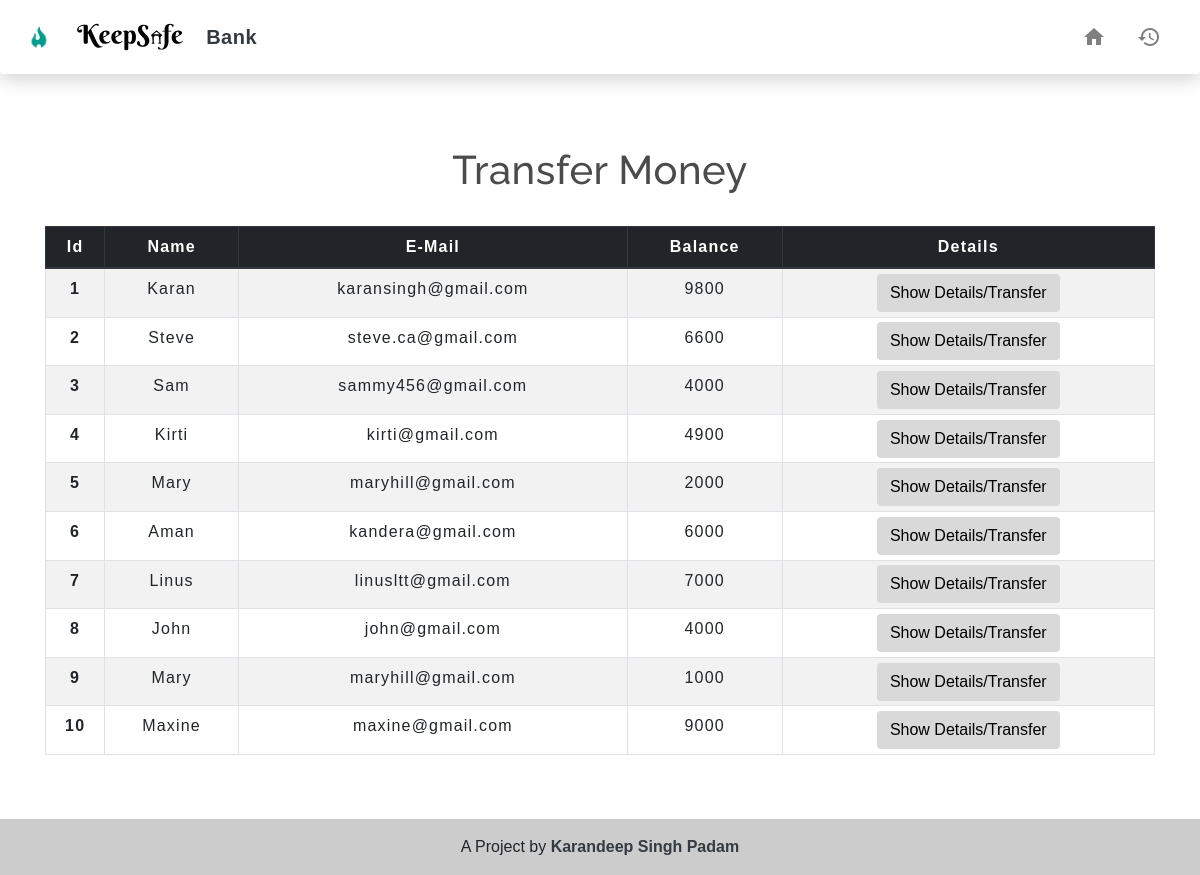
The app's page /transfermoney.php with its own data.
### tables this page shows
CREATE TABLE `users` (
  `id` int(5) NOT NULL,
  `name` text NOT NULL,
  `email` varchar(30) NOT NULL,
  `balance` int(8) NOT NULL
);

### transfermoney.php (the view, shortened to what this page needs)
<!DOCTYPE html>
<html lang="en">
<head>
    <link rel="stylesheet" href="https://maxcdn.bootstrapcdn.com/bootstrap/4.0.0/css/bootstrap.min.css">
    <link rel="stylesheet" type="text/css" href="css/table.css">
    <link rel="stylesheet" type="text/css" href="css/navbar.css">
</head>
<body>
<?php
  include 'navbar.php';
  ?>
<?php
    include 'config.php';
    $sql = "SELECT * FROM users";
    $result = mysqli_query($conn,$sql);
?>
<div class="container">
        <h2 class="text-center pt-4">Transfer Money</h2>
        <br>
            <div class="row">
                <div class="col">
                    <div class="table-responsive-sm">
                    <table class="table table-hover table-sm table-striped table-condensed table-bordered">
                        <thead class="thead-dark">
                            <tr>
                            <th scope="col" class="text-center py-2">Id</th>
                            <th scope="col" class="text-center py-2">Name</th>
                            <th scope="col" class="text-center py-2">E-Mail</th>
                            <th scope="col" class="text-center py-2">Balance</th>
                            <th scope="col" class="text-center py-2">Details</th>
                            </tr>
                        </thead>
                        <tbody>
                <?php
                    while($rows=mysqli_fetch_assoc($result)){
                ?>
                    <tr>
                        <td class="py-2 font-weight-bold"><?php echo $rows['id'] ?></td>
                        <td class="py-2"><?php echo $rows['name']?></td>
                        <td class="py-2"><?php echo $rows['email']?></td>
                        <td class="py-2"><?php echo $rows['balance']?></td>
                        <td><a href="selecteduserdetail.php?id= <?php echo $rows['id'] ;?>"> <button type="button" class="btn">Show Details/Transfer</button></a></td>
                    </tr>
                <?php
                    }
                ?>
                        </tbody>
                    </table>
                </div>
            </div>
     </div>
</div>
<br><br>
<footer class="page-footer">
    <div class="text-center p-3 text-lg-start" style="background-color: rgba(0, 0, 0, 0.2);">
    A Project by
    <span class="text-dark"><b>Karandeep Singh Padam</b></span>
    </div>
</footer>
</body>
</html>

### navbar.php (shortened to what this page needs)
<nav class="navbar navbar-expand-md navbar-light bg-light shadow p-3 mb-5 bg-white rounded">
  <a class="navbar-brand py-0" href="index.php">
    <img src="img/flames.png" height="30" class="pl-2" alt="">
    <img src="img/keepsafe.svg" width="140" height="42" class="ml-n4" alt="">
    <b class="navbar-text align-middle py-0 text-dark ml-n3">Bank</b>
  </a>
  <div class="collapse navbar-collapse" id="collapsibleNavbar">
    <ul class="navbar-nav ml-auto py-0">
      <li class="nav-item">
        <a class="nav-link d-flex text-left" href="index.php">
          <span class="material-icons" alt="home" title="Home">home</span>
        </a>
      </li>
      <li class="nav-item">
        <a class="nav-link d-flex text-left" href="transactionhistory.php">
        <span class="material-icons" title="History">history</span>
        </a>
      </li>
    </ul>
  </div>
</nav>

### css/table.css (style rules this page uses)
* { padding: 0; margin: 0; box-sizing: border-box; font-family: sans-serif; position: relative; }
h2 { font-size: 40px; }
table { letter-spacing: 1.2px; }
td { text-align: center; }
button { border:none; background: #d9d9d9; transition: 1s; }

### css/navbar.css (style rules this page uses)
.nav-link { margin-right: 15px; color:#2F363F; letter-spacing: 0.5px; transition: 0.5s; }
.navbar-brand { color: #4C4B4B; letter-spacing: 0.5px; }
h2 { color: #4C4B4B; letter-spacing: 0.5px; font-family: raleway; }

### transfermoney.php (style rules this page uses)
.navbar { box-shadow: 0 6px 18px 0 rgba(0, 0, 0, 0.17); }
button { transition: 1.5s; }

### records on screen
users: id "1", name "Karan", email "karansingh@gmail.com", balance "9800"
users: id "2", name "Steve", email "steve.ca@gmail.com", balance "6600"
users: id "3", name "Sam", email "sammy456@gmail.com", balance "4000"
users: id "4", name "Kirti", email "kirti@gmail.com", balance "4900"
users: id "5", name "Mary", email "maryhill@gmail.com", balance "2000"
users: id "6", name "Aman", email "kandera@gmail.com", balance "6000"
users: id "7", name "Linus", email "linusltt@gmail.com", balance "7000"
users: id "8", name "John", email "john@gmail.com", balance "4000"
users: id "9", name "Mary", email "maryhill@gmail.com", balance "1000"
users: id "10", name "Maxine", email "maxine@gmail.com", balance "9000"
